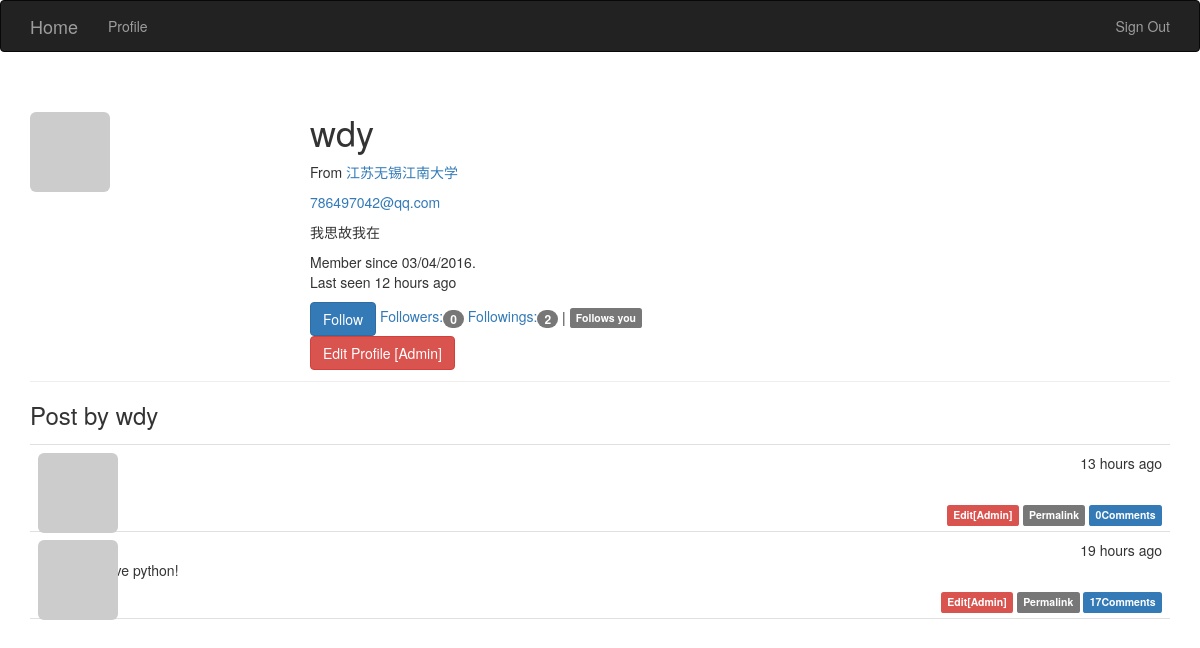
/user/wdy (signed in), run on the app's committed database.
### flasky.py (models this page shows, shortened)
class User(UserMixin, db.Model):
    __tablename__ = 'users'
    id = db.Column(db.Integer, primary_key=True)
    email = db.Column(db.String(64), unique=True, index=True)
    username = db.Column(db.String(64), unique=True)
    password_hash = db.Column(db.String(128))
    role_id = db.Column(db.Integer, db.ForeignKey('roles.id'))
    confirmed = db.Column(db.Boolean, default=False)
    location = db.Column(db.String(64))
    about_me = db.Column(db.Text())
    member_since = db.Column(db.DateTime(), default=datetime.utcnow)
    last_seen = db.Column(db.DateTime(), default=datetime.utcnow)
    avatar_hash = db.Column(db.String(32))#email md5
    posts = db.relationship('Post', backref='author', lazy='dynamic')
    followed = db.relationship('Follow',
                               foreign_keys=[Follow.follower_id],
                               backref=db.backref('follower', lazy='joined'),
                               lazy='dynamic',
                               cascade='all, delete-orphan')
    followers = db.relationship('Follow', foreign_keys=[Follow.followed_id],
                                backref=db.backref('followed', lazy='joined'),
                                lazy='dynamic',
                                cascade='all, delete-orphan')
    comments = db.relationship('Comment', backref='author', lazy='dynamic')
    @property
    def password(self):
        raise AttributeError('password is not a readable attribute')
    def can(self, permissions):
        return self.role is not None and (self.role.permissions & permissions) == permissions
    def gravatar(self, size=100, default='identicon', rating='g'):
        if request.is_secure:
            url = 'https://secure.gravatar.com/avatar'
        else:
            url = 'https://www.gravatar.com/avatar'
        hash = hashlib.md5(self.email.encode('utf-8')).hexdigest()
        return '{url}/{hash}?s={size}&d={default}&r={rating}'.format(
            url=url, hash=hash, size=size, default=default, rating=rating)
    def is_following(self, user):
        return self.followed.filter_by(followed_id=user.id).first() is not None

class Post(db.Model):
    __tablename__ = 'posts'
    id = db.Column(db.Integer, primary_key=True)
    body = db.Column(db.Text)
    timestamp = db.Column(db.DateTime, index=True, default=datetime.utcnow)
    author_id = db.Column(db.Integer, db.ForeignKey('users.id'))
    body_html = db.Column(db.Text)
    comments = db.relationship('Comment', backref='post', lazy='dynamic')

### flasky.py (the view)
@app.route('/user/<username>')
def user(username):
    user = User.query.filter_by(username=username).first_or_404()
    posts = user.posts.order_by(Post.timestamp.desc()).all()
    return render_template('user.html', user=user, posts=posts)

### flasky.py (called while the page is built)
@login_manager.user_loader
def load_user(user_id):
    return User.query.get(user_id)

@app.context_processor
def inject_permissions():
    return dict(Permission=Permission)

### templates/user.html (shortened to what this page needs)
{% extends "base.html" %}
{% block page_content %}
<div class="page-header">
    <img class="img-rounded profile-thumbnail" src="{{ user.gravatar(size=256) }}"
        xmlns="http://www.w3.org/1999/html">
    <div class="profile-header">
        <h1>{{ user.username }}</h1>
        <p>
            {% if user.location  %}
            From <a href="http://maps.google.com/?q={{ user.location }}">{{ user.location }}</a>
            {% endif %}
        </p>
        {% if current_user.is_administrator %}
        <p><a href="mailto:{{ user.email }}">{{ user.email }}</a></p>
        {% endif %}
        {% if user.about_me %}<p>{{ user.about_me }}</p>{% endif %}
        <p>
        Member since {{ moment(user.member_since).format('L') }}.<br/>
        Last seen {{ moment(user.last_seen).fromNow() }}
        </p>
        {% if current_user.can(Permission.FOLLOW) and user != current_user %}
            {% if not current_user.is_following(user) %}
            <a href="{{ url_for('follow', username=user.username) }}" class="btn btn-primary">
                Follow
            </a>
            {% else %}
            <a href="{{ url_for('unfollow', username=user.username) }}" class="btn btn-default">
                Unfollow
            </a>
            {% endif %}
        {% endif %}
        <a href="{{ url_for('followers', username=user.username) }}">
            Followers:<span class="badge">{{ user.followers.count() - 1 }}</span>
        </a>
        <a href="{{ url_for('followings', username=user.username) }}">
            Followings:<span class="badge">{{ user.followed.count() - 1 }}</span>
        </a>
        {% if current_user.is_authenticated and user !=current_user and
                user.is_following(current_user) %}
        | <span class="label label-default">Follows you</span>
        {% endif %}
        <p>
            {% if current_user.is_administrator %}
                <a class="btn btn-danger" href="{{ url_for('edit_profile_admin', id=user.id) }}">
                Edit Profile [Admin]
                </a>
            {% endif %}
        </p>
    </div>
 </div>
<h3>Post by {{ user.username }}</h3>
{% include "_posts.html" %}
{% endblock %}

### templates/_posts.html (shortened to what this page needs)
<ul class="posts">
    {% for post in posts %}
    <li class="post">
        <div class="post-thumbnail">
            <a href="{{ url_for('user', username=post.author.username) }}">
                <img class="img-rounded profile-thumbnail"
                src="{{ post.author.gravatar(size=40) }}">
            </a>
        </div>
        <div class="post-content">
            <div class="post-date">{{ moment(post.timestamp).fromNow() }}</div>
            <div class="post-author">
                <a href="{{ url_for('user', username=post.author.username) }}">
                </a>
            </div>
            <div class="post-body">
                {% if post.body_html %}
                    {{ post.body_html | safe }}
                {% else %}
                    {{ post.body }}
                {% endif %}
            </div>
            <div class="post-footer">
                {% if current_user == post.author %}
                <a href="{{ url_for('edit', id=post.id) }}">
                    <span class="label label-primary">Edit</span>
                </a>
                {% elif current_user.is_authenticated and current_user.is_administrator %}
                <a href="{{ url_for('edit', id=post.id) }}">
                    <span class="label label-danger">Edit[Admin]</span>
                </a>
                {% endif %}
                <a href="{{ url_for('post', id=post.id) }}">
                    <span class="label label-default">Permalink</span>
                </a>
                <a href="{{ url_for('post', id=post.id) }}#comments">
                    <span class="label label-primary">
                        {{ post.comments.count() }}Comments
                    </span>
                </a>
            </div>
        </div>
    </li>
    {% endfor %}
</ul>

### static/styles.css (style rules this page uses)
.profile-thumbnail { position: absolute; }
.profile-header { min-height: 260px; margin-left: 280px; }
ul.posts { list-style-type: none; padding: 0px; margin: 16px 0px 0px 0px; border-top: 1px solid #e0e0e0; }
ul.posts li.post { padding: 8px; border-bottom: 1px solid #e0e0e0; }
div.post-date { float: right; }
div.post-author { font-weight: bold; }
div.post-thumbnail { position: absolute; }
div.post-content { margin-left: 48px; min-height: 48px; }
div.post-footer { text-align: right; }

### data on the page
User: username "wdy", location "江苏无锡江南大学", email "786497042@qq.com", about_me "我思故我在", member_since "03/04/2016", last_seen "12 hours ago"
Post: timestamp "13 hours ago", comments.count "0"
Post: timestamp "19 hours ago", body_html "Ｉ love python!", comments.count "17"

### other printed values
{{ user.followers.count() - 1 }} "0"
{{ user.followed.count() - 1 }} "2"
